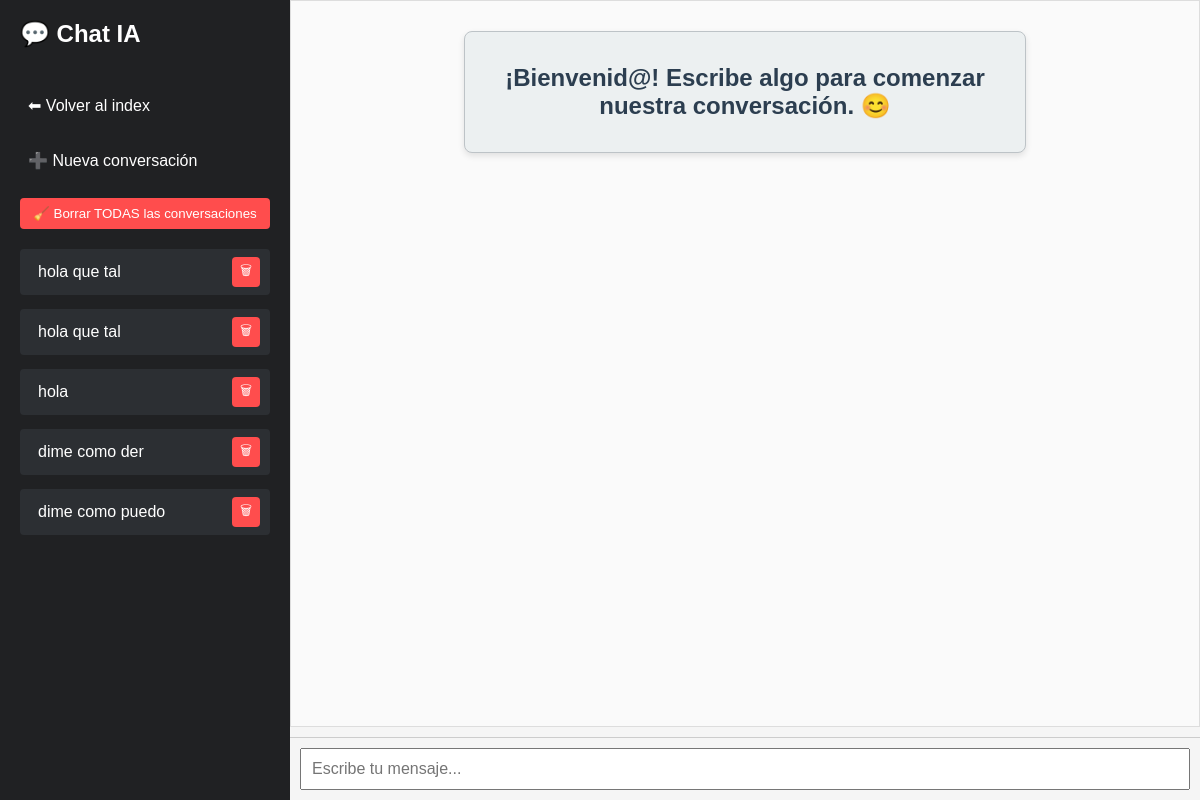
/chat/95bb6fea-d4ba-44dd-be1b-2a9de42160bf (signed in), run on the app's committed database.
### ia.py (models this page shows)
class SesionVisual(db.Model):
    id = db.Column(db.Integer, primary_key=True)
    session_id = db.Column(db.String(64), nullable=False, unique=True)
    identificador = db.Column(db.String(50), nullable=False)
    user_id = db.Column(db.Integer, db.ForeignKey('usuario.id'))
    usuario = db.relationship('Usuario', backref='sesiones')

### ia.py (the view)
@app.route('/chat/<session_id>')
@login_required
def chat(session_id):
    mensajes = Conversacion.query.filter_by(session_id=session_id, user_id=current_user.id).order_by(Conversacion.timestamp).all()
    sesion_visual = SesionVisual.query.filter_by(session_id=session_id, user_id=current_user.id).first()
    identificador = sesion_visual.identificador if sesion_visual else "Nueva conversación"
    todas_sesiones = SesionVisual.query.filter_by(user_id=current_user.id).all()
    return render_template('chat.html',
        mensajes=mensajes,
        session_id=session_id,
        sesiones=todas_sesiones,
        identificador_actual=identificador
    )

### ia.py (called while the page is built)
@login_manager.user_loader
def load_user(user_id):
    return Usuario.query.get(int(user_id))

### templates/chat.html (shortened to what this page needs)
<!DOCTYPE html>
<html lang="es">
<head>
    <link rel="stylesheet" href="{{ url_for('static', filename='style.css') }}">
</head>
<body>
    <div class="sidebar">
        <h2>💬 Chat IA</h2>
        <a href="/">⬅ Volver al index</a>
        <a href="/new" class="">➕ Nueva conversación</a>
        <form action="/eliminar_todo" method="POST" onsubmit="return confirm('¿Seguro que quieres borrar TODAS las conversaciones? Esta acción no se puede deshacer.');">
            <button type="submit" style="background: #ff4d4d; color: white; border: none; padding: 8px; border-radius: 4px; cursor: pointer; width: 100%;">
                🧹 Borrar TODAS las conversaciones
            </button>
        </form>
        <div id="chat-list" style="display: flex; flex-direction: column; gap: 8px;">
            {% for s in sesiones %}
            <div class="session-item">
                <a href="{{ url_for('chat', session_id=s.session_id) }}">{{ s.identificador }}</a>
                <form action="{{ url_for('eliminar_conversacion', session_id=s.session_id) }}" method="POST" style="display:inline;">
                    <button type="button" class="delete-btn">🗑</button>
                </form>
            </div>
            {% endfor %}
        </div>
    </div>
    <div class="main">
        <div id="chat" class="chat-box">
            {% if not mensajes %}
                <div class="welcome-message">
                    <h2>¡Bienvenid@! Escribe algo para comenzar nuestra conversación. 😊</h2>
                </div>
            {% else %}
                {% for m in mensajes %}
                    <div class="{{ m.role }}">
                        <b>{{ 'Tú' if m.role == 'user' else 'IA' }}:</b> {{ m.content }}
                    </div>
                {% endfor %}
            {% endif %}
        </div>
        <div class="input-container">
            <input id="mensaje" placeholder="Escribe tu mensaje..." autofocus />
        </div>
    </div>
</body>
</html>

### static/style.css (style rules this page uses)
body { font-family: Arial, sans-serif; background: #f7f7f7; margin: 0; padding: 0; }
.chat-box { height: 400px; overflow-y: auto; border: 1px solid #ddd; padding: 10px; margin-bottom: 10px; background: #fafafa; }
input#mensaje { width: 100%; padding: 10px; font-size: 16px; }

### templates/chat.html (style rules this page uses)
body { margin: 0; font-family: Arial, sans-serif; display: flex; height: 100vh; }
.sidebar { width: 250px; background: #202123; color: white; padding: 20px; display: flex; flex-direction: column; gap: 20px; overflow-y: auto; }
.sidebar h2 { margin-top: 0; }
.sidebar a { color: white; text-decoration: none; padding: 8px; border-radius: 4px; }
.main { flex: 1; display: flex; flex-direction: column; background: #f5f5f5; }
.chat-box { flex: 1; padding: 20px; overflow-y: auto; }
.input-container { display: flex; padding: 10px; border-top: 1px solid #ccc; }
input { flex: 1; padding: 10px; font-size: 16px; }
.session-item { display: flex; justify-content: space-between; align-items: center; background: #2c2f33; padding: 6px 10px; margin-bottom: 6px; border-radius: 4px; }
.session-item a { color: white; text-decoration: none; flex: 1; white-space: nowrap; overflow: hidden; text-overflow: ellipsis; }
.session-item form { margin: 0; }
.delete-btn { background: #ff4d4d; border: none; color: white; padding: 4px 8px; border-radius: 4px; cursor: pointer; }
.welcome-message { display: flex; justify-content: center; align-items: center; padding: 12px 20px; font-size: 16px; font-weight: 400; text-align: center; color: #2c3e50; background-color: #ecf0f1; border-radius: 8px; box-shadow: 0 3px 6px rgba(0, 0, 0, 0.1); border: 1px solid #bdc3c7; max-width: 60%; margin: 10px auto; }

### data on the page
SesionVisual: identificador "hola que tal"
SesionVisual: identificador "hola que tal"
SesionVisual: identificador "hola"
SesionVisual: identificador "dime como der"
SesionVisual: identificador "dime como puedo"
